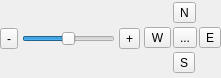
<ui version="4.0" >
 <class>zoomPanForm</class>
 <widget class="QWidget" name="zoomPanForm" >
  <property name="geometry" >
   <rect>
    <x>0</x>
    <y>0</y>
    <width>221</width>
    <height>78</height>
   </rect>
  </property>
  <property name="windowTitle" >
   <string>Form</string>
  </property>
  <layout class="QHBoxLayout" >
   <property name="spacing" >
    <number>4</number>
   </property>
   <property name="leftMargin" >
    <number>0</number>
   </property>
   <property name="topMargin" >
    <number>0</number>
   </property>
   <property name="rightMargin" >
    <number>0</number>
   </property>
   <property name="bottomMargin" >
    <number>0</number>
   </property>
   <item>
    <layout class="QHBoxLayout" >
     <property name="spacing" >
      <number>4</number>
     </property>
     <item>
      <widget class="QToolButton" name="zoomOutButton" >
       <property name="text" >
        <string>-</string>
       </property>
       <property name="autoRepeat" >
        <bool>true</bool>
       </property>
      </widget>
     </item>
     <item>
      <widget class="QSlider" name="zoomSlider" >
       <property name="minimum" >
        <number>0</number>
       </property>
       <property name="maximum" >
        <number>100</number>
       </property>
       <property name="singleStep" >
        <number>1</number>
       </property>
       <property name="pageStep" >
        <number>5</number>
       </property>
       <property name="value" >
        <number>50</number>
       </property>
       <property name="sliderPosition" >
        <number>50</number>
       </property>
       <property name="orientation" >
        <enum>Qt::Horizontal</enum>
       </property>
       <property name="invertedAppearance" >
        <bool>false</bool>
       </property>
       <property name="invertedControls" >
        <bool>false</bool>
       </property>
       <property name="tickPosition" >
        <enum>QSlider::NoTicks</enum>
       </property>
       <property name="tickInterval" >
        <number>5</number>
       </property>
      </widget>
     </item>
     <item>
      <widget class="QToolButton" name="zoomInButton" >
       <property name="text" >
        <string>+</string>
       </property>
       <property name="autoRepeat" >
        <bool>true</bool>
       </property>
      </widget>
     </item>
    </layout>
   </item>
   <item>
    <layout class="QGridLayout" >
     <property name="horizontalSpacing" >
      <number>2</number>
     </property>
     <property name="verticalSpacing" >
      <number>2</number>
     </property>
     <item row="0" column="1" >
      <widget class="QToolButton" name="panUpButton" >
       <property name="text" >
        <string>N</string>
       </property>
       <property name="autoRepeat" >
        <bool>true</bool>
       </property>
      </widget>
     </item>
     <item row="1" column="0" >
      <widget class="QToolButton" name="panLeftButton" >
       <property name="text" >
        <string>W</string>
       </property>
       <property name="autoRepeat" >
        <bool>true</bool>
       </property>
      </widget>
     </item>
     <item row="1" column="1" >
      <widget class="QToolButton" name="zoomAllButton" >
       <property name="text" >
        <string>...</string>
       </property>
      </widget>
     </item>
     <item row="1" column="2" >
      <widget class="QToolButton" name="panRightButton" >
       <property name="text" >
        <string>E</string>
       </property>
       <property name="autoRepeat" >
        <bool>true</bool>
       </property>
      </widget>
     </item>
     <item row="2" column="1" >
      <widget class="QToolButton" name="panDownButton" >
       <property name="text" >
        <string>S</string>
       </property>
       <property name="autoRepeat" >
        <bool>true</bool>
       </property>
      </widget>
     </item>
    </layout>
   </item>
  </layout>
  <action name="zoomOutAction" >
   <property name="text" >
    <string>Zoom Out</string>
   </property>
  </action>
  <action name="zoomInAction" >
   <property name="text" >
    <string>Zoom In</string>
   </property>
  </action>
  <action name="panUpAction" >
   <property name="text" >
    <string>Pan Up</string>
   </property>
  </action>
  <action name="panDownAction" >
   <property name="text" >
    <string>Pan Down</string>
   </property>
  </action>
  <action name="panLeftAction" >
   <property name="text" >
    <string>Pan Left</string>
   </property>
  </action>
  <action name="panRightAction" >
   <property name="text" >
    <string>Pan Right</string>
   </property>
  </action>
  <action name="zoomAllAction" >
   <property name="text" >
    <string>Zoom Extents</string>
   </property>
  </action>
 </widget>
 <resources/>
 <connections/>
</ui>
